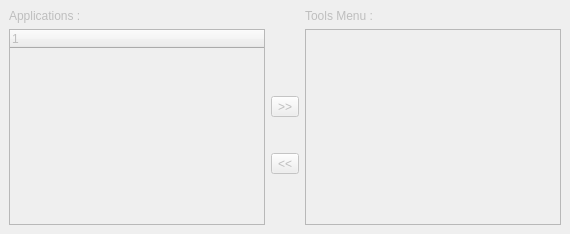
     <widget class="QWidget" name="pToolsMenu" >
      <property name="enabled" >
       <bool>false</bool>
      </property>
      <layout class="QGridLayout" >
       <property name="margin" >
        <number>9</number>
       </property>
       <property name="spacing" >
        <number>6</number>
       </property>
       <item row="3" column="1" >
        <spacer>
         <property name="orientation" >
          <enum>Qt::Vertical</enum>
         </property>
         <property name="sizeType" >
          <enum>QSizePolicy::Fixed</enum>
         </property>
         <property name="sizeHint" >
          <size>
           <width>20</width>
           <height>30</height>
          </size>
         </property>
        </spacer>
       </item>
       <item row="1" column="1" >
        <spacer>
         <property name="orientation" >
          <enum>Qt::Vertical</enum>
         </property>
         <property name="sizeHint" >
          <size>
           <width>20</width>
           <height>61</height>
          </size>
         </property>
        </spacer>
       </item>
       <item row="2" column="1" >
        <widget class="QToolButton" name="tbAddApplication" >
         <property name="text" >
          <string>>></string>
         </property>
        </widget>
       </item>
       <item row="4" column="1" >
        <widget class="QToolButton" name="tbRemoveApplication" >
         <property name="text" >
          <string>&lt;&lt;</string>
         </property>
        </widget>
       </item>
       <item row="5" column="1" >
        <spacer>
         <property name="orientation" >
          <enum>Qt::Vertical</enum>
         </property>
         <property name="sizeHint" >
          <size>
           <width>20</width>
           <height>51</height>
          </size>
         </property>
        </spacer>
       </item>
       <item row="0" column="0" >
        <widget class="QLabel" name="lApplications" >
         <property name="text" >
          <string>Applications :</string>
         </property>
        </widget>
       </item>
       <item row="0" column="2" >
        <widget class="QLabel" name="lToolsMenu" >
         <property name="text" >
          <string>Tools Menu :</string>
         </property>
        </widget>
       </item>
       <item rowspan="5" row="1" column="2" >
        <widget class="QListWidget" name="lwToolsMenu" />
       </item>
       <item rowspan="5" row="1" column="0" >
        <widget class="QTreeWidget" name="twApplications" >
         <column>
          <property name="text" >
           <string>1</string>
          </property>
         </column>
        </widget>
       </item>
      </layout>
     </widget>
